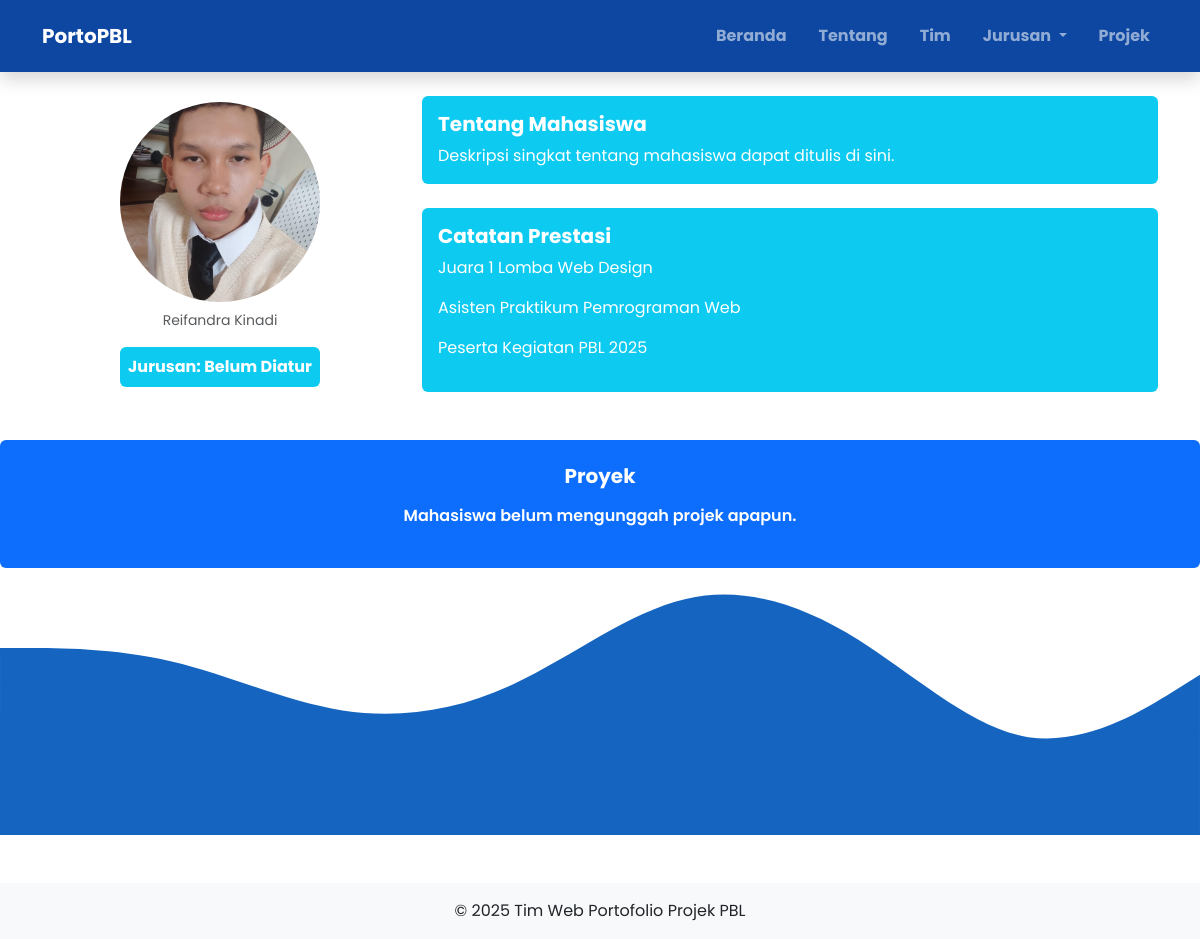
/lihat_profil_mhs.php?id=3, run on an earlier commit of the app's database.
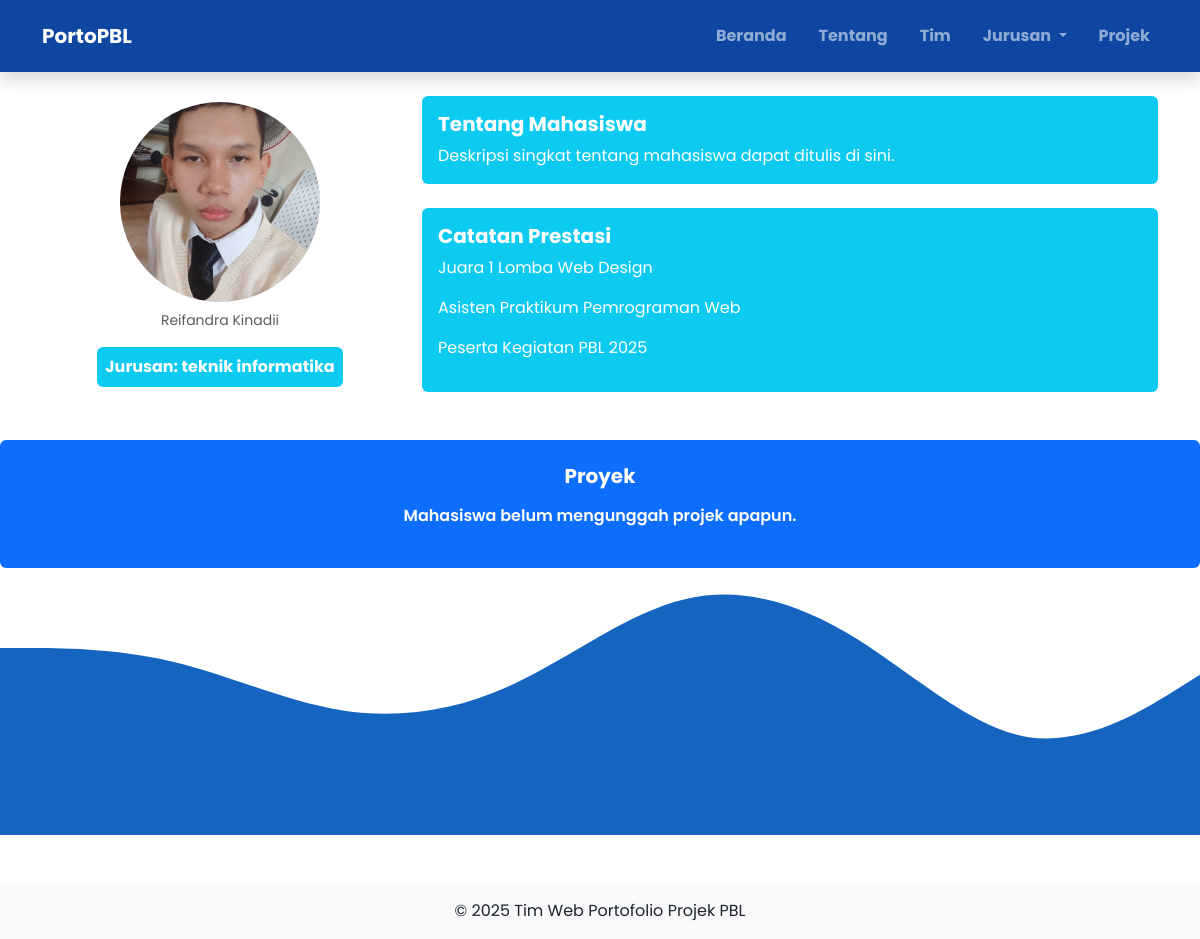
And on a later commit of the database.
### tables this page shows
CREATE TABLE `users` (
  `id` int(11) NOT NULL,
  `nama` varchar(100) NOT NULL,
  `username` varchar(255) NOT NULL,
  `password` varchar(255) NOT NULL,
  `foto_profil` varchar(255) DEFAULT NULL,
  `jurusan` enum('teknik mesin','teknik informatika','teknik elektro','manajemen bisnis') DEFAULT NULL,
  `role` enum('mahasiswa','dosen','admin') NOT NULL
);

### lihat_profil_mhs.php (the view, shortened to what this page needs)
<?php
include 'koneksi.php';
$user_id = $_GET['id'];
$query_user = "SELECT * FROM users WHERE id = '$user_id'";
$result_user = mysqli_query($koneksi, $query_user);
$user = mysqli_fetch_assoc($result_user);
$query_projek = "SELECT * FROM projek WHERE user_id = '$user_id'";
$result_projek = mysqli_query($koneksi, $query_projek);
?>
<!DOCTYPE html>
<html lang="en">
<head>
  <link
  rel="stylesheet"
  href="https://cdnjs.cloudflare.com/ajax/libs/font-awesome/6.5.1/css/all.min.css"
/>
  <link rel="stylesheet" href="css/bootstrap.min.css">
  <link rel="stylesheet" href="styles.css" type="text/css">
</head>
<body>
  <?php include 'layouts/navbar_publik.php'; ?>
  <div class="container py-4 mt-5 pt-5">
  <div class="row align-items-center">
    <div class="col-md-4 text-center">
      <div class="ratio ratio-1x1 rounded-circle overflow-hidden mx-auto mb-2" style="width: 200px;">
        <img src="tim/panda.jpeg" alt="Foto Mahasiswa" class="w-100 h-100" style="object-fit: cover;">
      </div>
      <small class="d-block mb-3 text-muted">
  <?= htmlspecialchars($user['nama']) ?>
</small>
<div class="bg-info p-2 rounded d-inline-block">
  <strong class="text-white">
    Jurusan: <?= htmlspecialchars($user['jurusan'] ?: 'Belum Diatur') ?>
  </strong>
</div>
</div>
   <div class="col-md-8">
      <div class="bg-info p-3 rounded mb-4">
        <h5 class="fw-bold text-white">Tentang Mahasiswa</h5>
        <p class="mb-0 text-white">Deskripsi singkat tentang mahasiswa dapat ditulis di sini.</p>
      </div>
      <div class="bg-info p-3 rounded">
        <h5 class="fw-bold text-white">Catatan Prestasi</h5>
          <p class="text-white">Juara 1 Lomba Web Design</p>
          <p class="text-white">Asisten Praktikum Pemrograman Web</p>
          <p class="text-white">Peserta Kegiatan PBL 2025</p>
      </div>
    </div>
</div>
 </div>
<div class="bg-primary p-4 rounded mt-4">
  <h5 class="fw-bold mb-3 text-center text-white">Proyek</h5>
  <?php if(mysqli_num_rows($result_projek) > 0) : ?>
    <?php while ($projek = mysqli_fetch_assoc($result_projek)): ?>
      <div class="bg-primary bg-opacity-25 p-4 rounded mb-4">
        <div class="mb-3">
          <label class="form-label fw-semibold text-white">Judul Proyek</label>
          <div class="form-control bg-light">
            <?= htmlspecialchars($projek['judul']) ?>
          </div>
        </div>
        <div class="mb-4">
          <label class="form-label fw-semibold text-white">Deskripsi Proyek</label>
          <div class="form-control bg-light" style="min-height: 100px;">
            <?= htmlspecialchars($projek['deskripsi']) ?>
          </div>
        </div>
        <div class="row g-3">
          <div class="col-md-6">
            <div class="bg-light border border-dark-subtle p-3 text-center rounded">
              <span class="fw-semibold text-muted">Video</span>
              <?php if (!empty($projek['link'])): ?>
                <div class="ratio ratio-16x9 mt-2">
                  <iframe src="<?= htmlspecialchars($projek['link']) ?>" allowfullscreen></iframe>
                </div>
              <?php endif; ?>
            </div>
          </div>
          <div class="col-md-6">
            <div class="bg-light border border-dark-subtle p-3 text-center rounded">
              <span class="fw-semibold text-muted">Foto</span>
              <?php if (!empty($projek['gambar_projek'])): ?>
                <img src="assets/uploads/<?= htmlspecialchars($projek['gambar_projek']) ?>"
                     class="img-fluid rounded mt-2">
              <?php endif; ?>
            </div>
          </div>
        </div>
      </div>
    <?php endwhile; ?>
  <?php else: ?>
      <p class="text-center text-white fw-semibold">Mahasiswa belum mengunggah projek apapun.</p>
  <?php endif; ?>
</div>
  <img src="asset/wave-dark-blue.svg">
  <footer class="text-center py-3 bg-light mt-5">
    &copy; <span>2025</span> Tim Web Portofolio Projek PBL
  </footer>
</body>
</html>

What changed in the data, as far as the page shows it:
changed users: nama "Reifandra Kinadi" → "Reifandra Kinadii"; jurusan "Belum Diatur" → "teknik informatika"
